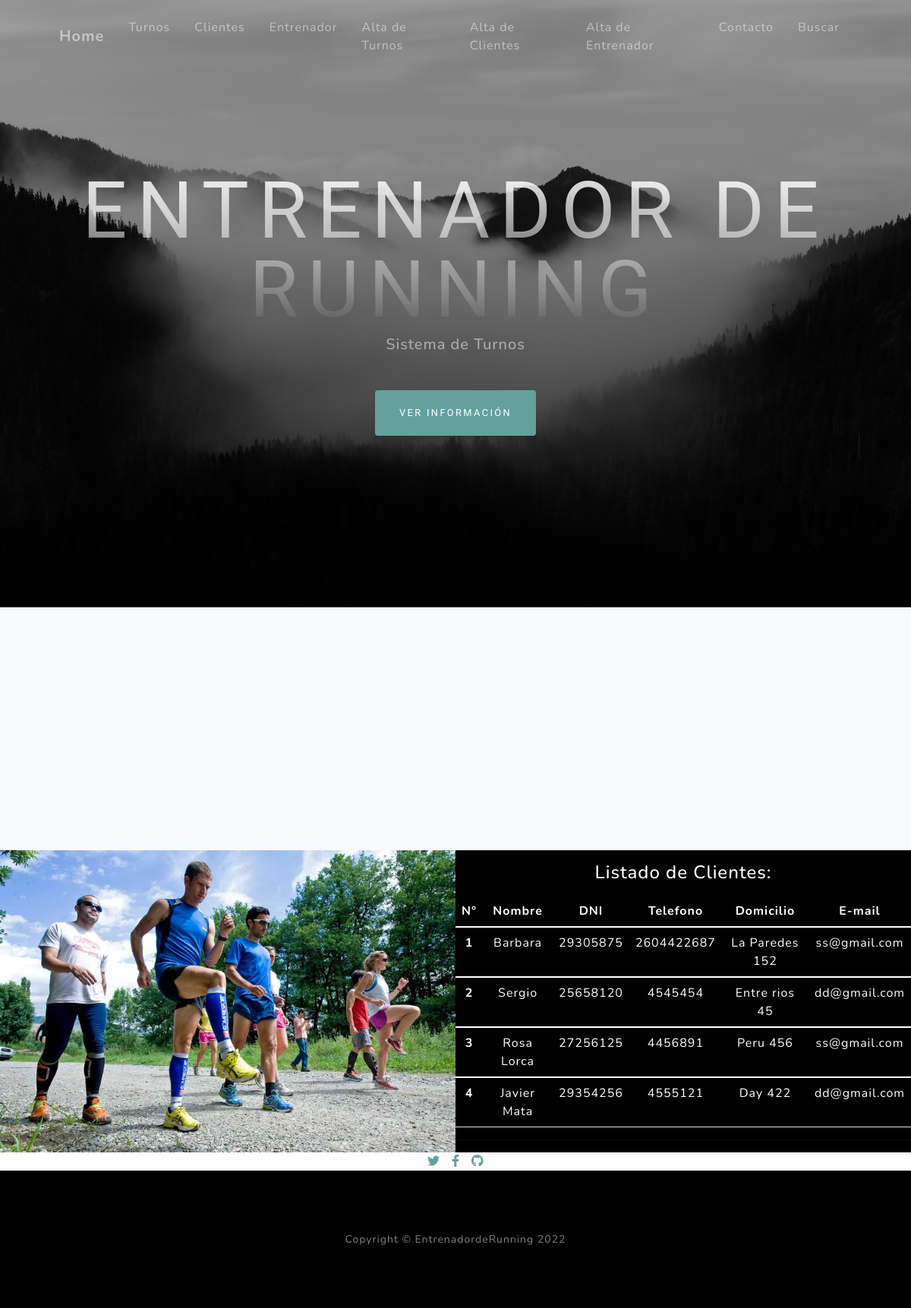
Page /app_turnos/lista_cliente on the committed database.
### app_turnos/models.py (models this page shows)
class Cliente(models.Model):
    nombre = models.CharField(max_length=40)
    dni = models.IntegerField()
    telefono = models.IntegerField()
    domicilio = models.CharField(max_length=40)
    email = models.CharField(max_length=20)

### app_turnos/views.py (the view)
# urls.py: path("lista_cliente" , views.lista_cliente, name="lista_cliente"),
def lista_cliente(request):
    cliente = Cliente.objects.all()
    datos = {"datos" : cliente}
    return render(request , "lista_cliente.html" , datos)

### app_turnos/template/lista_cliente.html (shortened to what this page needs)
{% extends "padre.html" %}
{%  load static %}
{% block contenido %}
<section class="projects-section bg-light" id="projects"></section>
 <div class="row gx-0 mb-5 mb-lg-0 justify-content-center">
    <div class="col-lg-6"><img class="img-fluid" src="{% static 'app_turnos/assets/img/5.jpg' %}" alt="..." /></div>
    <div class="col-lg-6">
        <div class="bg-black text-center h-100 project">
            <div class="d-flex h-100">
                <div class="project-text w-100 my-auto text-center text-lg-left">
                    <h4 class="text-white">Listado de Clientes:</h4>
                    <p class="mb-0 text-white-50">
                        <table class="table" style="color: #ffffff ;">
                            <thead>
                              <tr>
                                <th scope="col">N°</th>
                                <th scope="col">Nombre</th>
                                <th scope="col">DNI</th>
                                <th scope="col">Telefono</th>
                                <th scope="col">Domicilio</th>
                                <th scope="col">E-mail</th>
                              </tr>
                            </thead>
                            {% for cliente in datos %}
                            <tbody>
                                <tr>
                                    <th scope="row">{{cliente.id}}</th>
                                    <td>{{cliente.nombre}}</td>
                                    <td>{{cliente.dni}}</td>
                                    <td>{{cliente.telefono}}</td>
                                    <td>{{cliente.domicilio}}</td>
                                    <td>{{cliente.email}}</td>
                                </tr>
                            </tbody>
                            {% endfor %}
                        </table>
                    </p>
                    <hr class="d-none d-lg-block mb-0 ms-0" />
                </div>
            </div>
        </div>
    </div>
<div class="social d-flex justify-content-center">
    <a class="mx-2" href="#!"><i class="fab fa-twitter"></i></a>
    <a class="mx-2" href="#!"><i class="fab fa-facebook-f"></i></a>
    <a class="mx-2" href="#!"><i class="fab fa-github"></i></a>
</div>
</div>
<footer class="footer bg-black small text-center text-white-50"><div class="container px-4 px-lg-5">Copyright &copy; EntrenadordeRunning 2022</div></footer>
{% endblock %}

### app_turnos/template/padre.html (shortened to what this page needs)
<!DOCTYPE html>
<html lang="en">
    <head>
        {% load static %}
        <link href="{% static 'app_turnos/css/styles.css' %}" rel="stylesheet" />
    </head>
    <body id="page-top">
        <nav class="navbar navbar-expand-lg navbar-light fixed-top" id="mainNav">
            <div class="container px-4 px-lg-5">
                <a class="navbar-brand" href="{% url  'inicio' %}">Home</a>
                <div class="collapse navbar-collapse" id="navbarResponsive">
                    <ul class="navbar-nav ms-auto">
                            <li class="nav-item"><a class="nav-link px-lg-3 py-3 py-lg-4" href="{% url  'lista_turno' %}">Turnos</a></li>
                            <li class="nav-item"><a class="nav-link px-lg-3 py-3 py-lg-4" href="{% url  'lista_cliente' %}">Clientes</a></li>
                            <li class="nav-item"><a class="nav-link px-lg-3 py-3 py-lg-4" href="{% url  'lista_profesionales' %}">Entrenador</a></li>
                            <li class="nav-item"><a class="nav-link px-lg-3 py-3 py-lg-4" href="{% url  'alta_turno' %}">Alta de Turnos</a></li>
                            <li class="nav-item"><a class="nav-link px-lg-3 py-3 py-lg-4" href="{% url  'alta_cliente' %}">Alta de Clientes</a></li>
                            <li class="nav-item"><a class="nav-link px-lg-3 py-3 py-lg-4" href="{% url  'alta_profesionales' %}">Alta de Entrenador</a></li>
                            <li class="nav-item"><a class="nav-link px-lg-3 py-3 py-lg-4" href="{% url  'contacto' %}">Contacto</a></li>
                            <li class="nav-item"><a class="nav-link px-lg-3 py-3 py-lg-4" href="{% url  'buscar_turno' %}">Buscar</a></li>
                    </ul>
                </div>
            </div>
        </nav>
        <header class="masthead">
            <div class="container px-4 px-lg-5 d-flex h-100 align-items-center justify-content-center">
                <div class="d-flex justify-content-center">
                    <div class="text-center">
                        <h1 class="mx-auto my-0 text-uppercase">Entrenador de Running </h1>
                        <h2 class="text-white-50 mx-auto mt-2 mb-5">Sistema de Turnos</h2>
                        <a class="btn btn-primary" href="#projects">Ver Información</a>
                    </div>
                </div>
            </div>
        </header>
        {% block contenido %}
        {% endblock %}
    </body>
</html>

### rows in the picture
Cliente: id "1", nombre "Barbara", dni "29305875", telefono "2604422687", domicilio "La Paredes 152", email "ss@gmail.com"
Cliente: id "2", nombre "Sergio", dni "25658120", telefono "4545454", domicilio "Entre rios 45", email "dd@gmail.com"
Cliente: id "3", nombre "Rosa Lorca", dni "27256125", telefono "4456891", domicilio "Peru 456", email "ss@gmail.com"
Cliente: id "4", nombre "Javier Mata", dni "29354256", telefono "4555121", domicilio "Day 422", email "dd@gmail.com"
